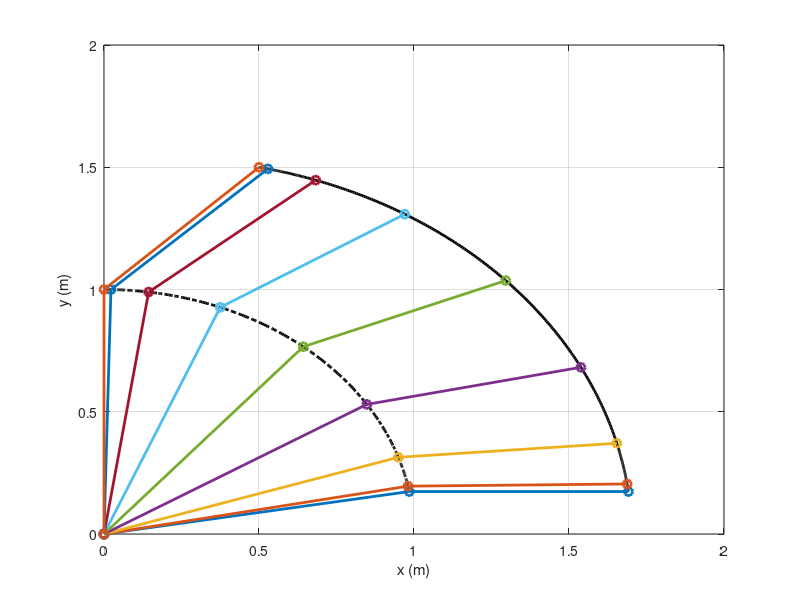
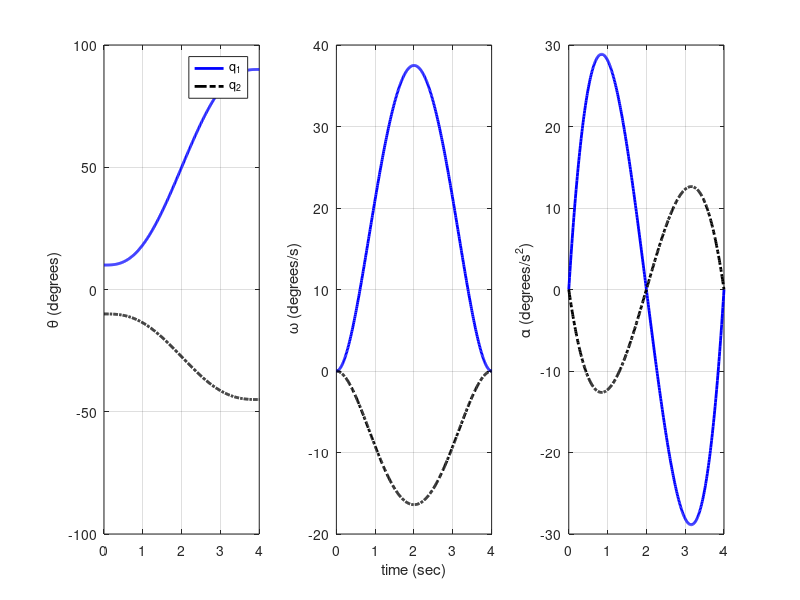

Recreate these plots in MATLAB, in order.
%% 
% 	Fundamentals of Robotics: Practical Case Studies with Matlab & Python
%   By Prof. Hamid D. Taghirad
%   Copyright CRC - Press @2025
%
%   This code provides Trajectory planning of 2R Robot
%   By Quintic Polynomials 
%   Problem 5.14 
%
%% Parameter Definitions

clear all, clc; clf;

%   Initial and final conditions

a=[1; 0.707];
q0=[10 -10]; 
qf=[90 -45];

%   Defining time and trajectories
tf=4;
t=0:0.01:tf;t=t'; 
q= q0 + 10/tf^3*(qf-q0).*t.^3 -15/tf^4*(qf-q0).*t.^4+6/tf^5*(qf-q0).*t.^5;
dq= 30/tf^3*(qf-q0).*t.^2 -60/tf^4*(qf-q0).*t.^3+30/tf^5*(qf-q0).*t.^4;
d2q= 60/tf^3*(qf-q0).*t -180/tf^4*(qf-q0).*t.^2+120/tf^5*(qf-q0).*t.^3;

% Convert degrees to radians
th=q*pi/180; dth=dq*pi/180; d2th=d2q*pi/180;

% Folve Forward kinematics

%Link 1
x1=a(1)*cos(th(:,1));
y1=a(1)*sin(th(:,1));

%End Effector
x=a(1)*cos(th(:,1))+ a(2)*cos(th(:,1)+th(:,2));
y=a(1)*sin(th(:,1))+ a(2)*sin(th(:,1)+th(:,2));

xp=[0 x1(1) x(1);
    0 x1(51) x(51);
    0 x1(101) x(101);
    0 x1(151) x(151);
    0 x1(201) x(201);
    0 x1(251) x(251);   
    0 x1(301) x(301);
    0 x1(351) x(351);
    0 x1(401) x(401);
];
yp=[0 y1(1) y(1);
    0 y1(51) y(51)
    0 y1(101) y(101)
    0 y1(151) y(151)
    0 y1(201) y(201)
    0 y1(251) y(251)
    0 y1(301) y(301)
    0 y1(351) y(351)
    0 y1(401) y(401)
    ]; 

%%   Final trajectory in task space
figure(1)
plot(x1,y1,'-.k', x,y,'k', ...
    xp(1,:),yp(1,:), '-o', xp(2,:),yp(2,:), '-o', ...
    xp(3,:),yp(3,:), '-o', xp(4,:),yp(4,:), '-o', ...
    xp(5,:),yp(5,:), '-o', xp(6,:),yp(6,:), '-o', ...
    xp(7,:),yp(7,:), '-o', xp(8,:),yp(8,:), '-o', ...
    xp(9,:),yp(9,:), '-o')
set(findall(figure(1),'type','line'),'linewidth',2)
%axis([-0.2 1.8 0 2])
grid
xlabel('x (m)'), ylabel('y (m)')

%%   Final trajectory in joint space
%   Figure 5.15 of the bookfigure(2)
figure(2)
subplot(1,3,1)
plot(t,q(:,1),'b', t,q(:,2),'-.k'), grid
ylabel('\theta (degrees)'), legend('q_1', 'q_2')
subplot(1,3,2)
plot(t,dq(:,1),'b', t,dq(:,2),'-.k'), grid
xlabel('time (sec)'), ylabel(' \omega (degrees/s)')
subplot(1,3,3)
plot(t,d2q(:,1),'b', t,d2q(:,2),'-.k'), grid
ylabel('\alpha (degrees/s^2)')
set(findall(figure(2),'type','line'),'linewidth',2)


